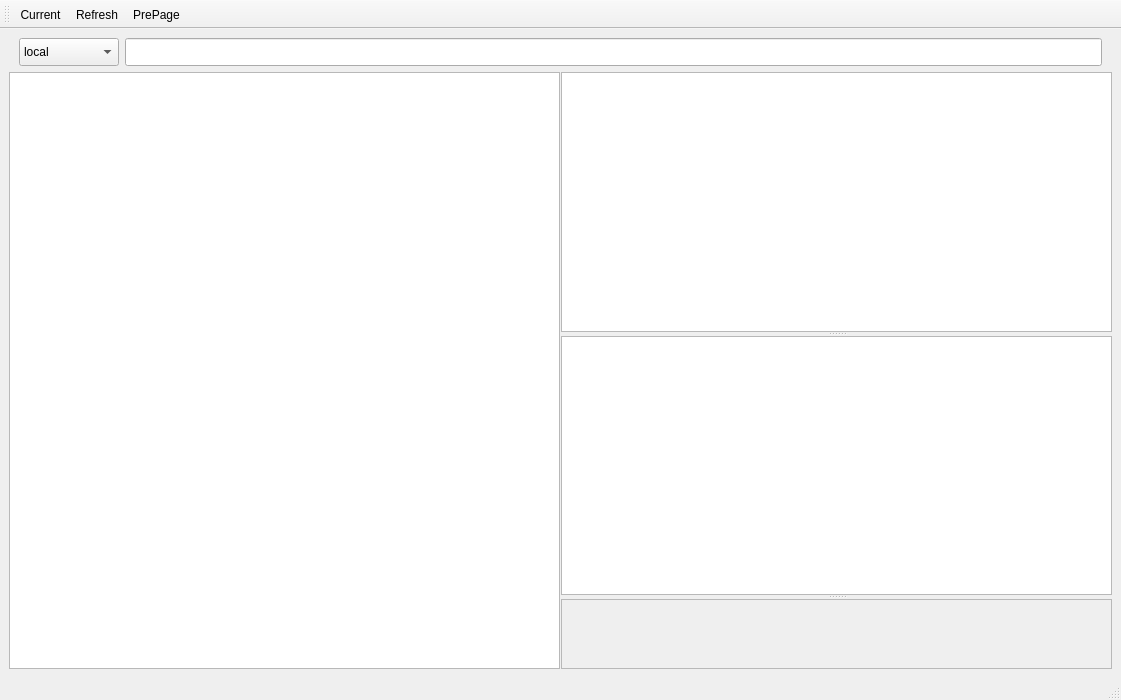
<?xml version="1.0" encoding="UTF-8"?>
<ui version="4.0">
 <class>MainWindow</class>
 <widget class="QMainWindow" name="MainWindow">
  <property name="geometry">
   <rect>
    <x>0</x>
    <y>0</y>
    <width>1121</width>
    <height>700</height>
   </rect>
  </property>
  <property name="sizePolicy">
   <sizepolicy hsizetype="Expanding" vsizetype="Expanding">
    <horstretch>0</horstretch>
    <verstretch>0</verstretch>
   </sizepolicy>
  </property>
  <property name="minimumSize">
   <size>
    <width>0</width>
    <height>0</height>
   </size>
  </property>
  <property name="windowTitle">
   <string>File System</string>
  </property>
  <widget class="QWidget" name="centralwidget">
   <property name="sizePolicy">
    <sizepolicy hsizetype="Preferred" vsizetype="Preferred">
     <horstretch>0</horstretch>
     <verstretch>0</verstretch>
    </sizepolicy>
   </property>
   <layout class="QVBoxLayout" name="verticalLayout_4" stretch="1,20">
    <item>
     <layout class="QHBoxLayout" name="horizontalLayout" stretch="1,10">
      <property name="leftMargin">
       <number>10</number>
      </property>
      <property name="topMargin">
       <number>0</number>
      </property>
      <property name="rightMargin">
       <number>10</number>
      </property>
      <property name="bottomMargin">
       <number>0</number>
      </property>
      <item>
       <widget class="QComboBox" name="type_combox">
        <property name="minimumSize">
         <size>
          <width>100</width>
          <height>0</height>
         </size>
        </property>
        <property name="maximumSize">
         <size>
          <width>16777215</width>
          <height>28</height>
         </size>
        </property>
        <item>
         <property name="text">
          <string>local</string>
         </property>
        </item>
        <item>
         <property name="text">
          <string>s3</string>
         </property>
        </item>
       </widget>
      </item>
      <item>
       <widget class="QLineEdit" name="input_edit">
        <property name="maximumSize">
         <size>
          <width>16777215</width>
          <height>28</height>
         </size>
        </property>
       </widget>
      </item>
     </layout>
    </item>
    <item>
     <widget class="QSplitter" name="splitter_3">
      <property name="orientation">
       <enum>Qt::Horizontal</enum>
      </property>
      <property name="handleWidth">
       <number>1</number>
      </property>
      <widget class="QWidget" name="widget" native="true">
       <layout class="QVBoxLayout" name="verticalLayout">
        <item>
         <widget class="QListView" name="listView">
          <property name="selectionMode">
           <enum>QAbstractItemView::ExtendedSelection</enum>
          </property>
         </widget>
        </item>
       </layout>
      </widget>
      <widget class="QWidget" name="widget_2" native="true">
       <layout class="QVBoxLayout" name="verticalLayout_2">
        <item>
         <widget class="QSplitter" name="splitter">
          <property name="orientation">
           <enum>Qt::Vertical</enum>
          </property>
          <widget class="QTextEdit" name="textEdit">
           <property name="readOnly">
            <bool>true</bool>
           </property>
          </widget>
          <widget class="QTableViewDat" name="tableView"/>
          <widget class="QScrollArea" name="scrollArea">
           <property name="sizePolicy">
            <sizepolicy hsizetype="Preferred" vsizetype="Preferred">
             <horstretch>0</horstretch>
             <verstretch>0</verstretch>
            </sizepolicy>
           </property>
           <property name="focusPolicy">
            <enum>Qt::StrongFocus</enum>
           </property>
           <property name="widgetResizable">
            <bool>true</bool>
           </property>
           <widget class="QWidget" name="scrollAreaWidgetContents">
            <property name="geometry">
             <rect>
              <x>0</x>
              <y>0</y>
              <width>531</width>
              <height>69</height>
             </rect>
            </property>
           </widget>
          </widget>
         </widget>
        </item>
       </layout>
      </widget>
     </widget>
    </item>
   </layout>
  </widget>
  <widget class="QStatusBar" name="statusbar"/>
  <widget class="QToolBar" name="toolBar">
   <property name="focusPolicy">
    <enum>Qt::NoFocus</enum>
   </property>
   <property name="contextMenuPolicy">
    <enum>Qt::DefaultContextMenu</enum>
   </property>
   <property name="windowTitle">
    <string>toolBar</string>
   </property>
   <property name="toolButtonStyle">
    <enum>Qt::ToolButtonTextBesideIcon</enum>
   </property>
   <attribute name="toolBarArea">
    <enum>TopToolBarArea</enum>
   </attribute>
   <attribute name="toolBarBreak">
    <bool>false</bool>
   </attribute>
   <addaction name="actionCurrent"/>
   <addaction name="actionRefresh"/>
   <addaction name="actionPre"/>
  </widget>
  <action name="actionRefresh">
   <property name="icon">
    <iconset resource="_imgs/_imgs.qrc">
     <normaloff>:/reset.png</normaloff>:/reset.png</iconset>
   </property>
   <property name="text">
    <string>Refresh</string>
   </property>
   <property name="toolTip">
    <string>Experiment Root Dirs</string>
   </property>
   <property name="iconVisibleInMenu">
    <bool>true</bool>
   </property>
  </action>
  <action name="actionCurrent">
   <property name="icon">
    <iconset resource="_imgs/_imgs.qrc">
     <normaloff>:/file-code.png</normaloff>:/file-code.png</iconset>
   </property>
   <property name="text">
    <string>Current</string>
   </property>
   <property name="toolTip">
    <string>Current Experment Dirs</string>
   </property>
  </action>
  <action name="actionPre">
   <property name="icon">
    <iconset resource="_imgs/_imgs.qrc">
     <normaloff>:/cancel.png</normaloff>:/cancel.png</iconset>
   </property>
   <property name="text">
    <string>PrePage</string>
   </property>
   <property name="toolTip">
    <string>PrePage</string>
   </property>
  </action>
 </widget>
 <customwidgets>
  <customwidget>
   <class>QTableViewDat</class>
   <extends>QTableView</extends>
   <header>.widgets.result.table_view_dat</header>
  </customwidget>
 </customwidgets>
 <resources>
  <include location="_imgs/_imgs.qrc"/>
 </resources>
 <connections>
  <connection>
   <sender>actionRefresh</sender>
   <signal>triggered()</signal>
   <receiver>MainWindow</receiver>
   <slot>refresh_dirs()</slot>
   <hints>
    <hint type="sourcelabel">
     <x>-1</x>
     <y>-1</y>
    </hint>
    <hint type="destinationlabel">
     <x>560</x>
     <y>349</y>
    </hint>
   </hints>
  </connection>
  <connection>
   <sender>actionCurrent</sender>
   <signal>triggered()</signal>
   <receiver>MainWindow</receiver>
   <slot>last_dirs()</slot>
   <hints>
    <hint type="sourcelabel">
     <x>-1</x>
     <y>-1</y>
    </hint>
    <hint type="destinationlabel">
     <x>560</x>
     <y>349</y>
    </hint>
   </hints>
  </connection>
  <connection>
   <sender>actionPre</sender>
   <signal>triggered()</signal>
   <receiver>MainWindow</receiver>
   <slot>pre_page()</slot>
   <hints>
    <hint type="sourcelabel">
     <x>-1</x>
     <y>-1</y>
    </hint>
    <hint type="destinationlabel">
     <x>560</x>
     <y>349</y>
    </hint>
   </hints>
  </connection>
  <connection>
   <sender>type_combox</sender>
   <signal>currentTextChanged(QString)</signal>
   <receiver>MainWindow</receiver>
   <slot>switch(QString)</slot>
   <hints>
    <hint type="sourcelabel">
     <x>68</x>
     <y>63</y>
    </hint>
    <hint type="destinationlabel">
     <x>560</x>
     <y>349</y>
    </hint>
   </hints>
  </connection>
  <connection>
   <sender>input_edit</sender>
   <signal>returnPressed()</signal>
   <receiver>MainWindow</receiver>
   <slot>find_path()</slot>
   <hints>
    <hint type="sourcelabel">
     <x>595</x>
     <y>57</y>
    </hint>
    <hint type="destinationlabel">
     <x>560</x>
     <y>349</y>
    </hint>
   </hints>
  </connection>
 </connections>
 <slots>
  <slot>refresh_dirs()</slot>
  <slot>last_dirs()</slot>
  <slot>pre_page()</slot>
  <slot>switch(QString)</slot>
  <slot>manage_bnt()</slot>
  <slot>find_path()</slot>
 </slots>
</ui>
